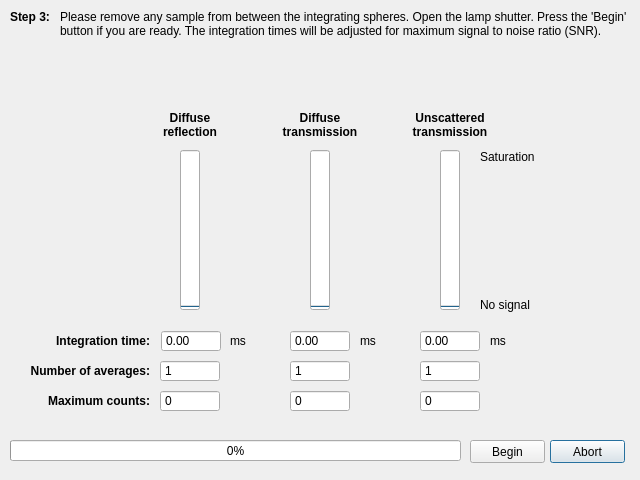
<?xml version="1.0" encoding="UTF-8"?>
<ui version="4.0">
 <class>CalibrateIADPage03</class>
 <widget class="QDialog" name="CalibrateIADPage03">
  <property name="geometry">
   <rect>
    <x>0</x>
    <y>0</y>
    <width>640</width>
    <height>480</height>
   </rect>
  </property>
  <property name="windowTitle">
   <string>Calibration of IAD method</string>
  </property>
  <widget class="QLabel" name="label">
   <property name="geometry">
    <rect>
     <x>60</x>
     <y>10</y>
     <width>571</width>
     <height>31</height>
    </rect>
   </property>
   <property name="text">
    <string>Please remove any sample from between the integrating spheres. Open the lamp shutter. Press the 'Begin' button if you are ready. The integration times will be adjusted for maximum signal to noise ratio (SNR).</string>
   </property>
   <property name="alignment">
    <set>Qt::AlignLeading|Qt::AlignLeft|Qt::AlignTop</set>
   </property>
   <property name="wordWrap">
    <bool>true</bool>
   </property>
  </widget>
  <widget class="QPushButton" name="button_abort">
   <property name="enabled">
    <bool>true</bool>
   </property>
   <property name="geometry">
    <rect>
     <x>550</x>
     <y>440</y>
     <width>75</width>
     <height>23</height>
    </rect>
   </property>
   <property name="text">
    <string>Abort</string>
   </property>
  </widget>
  <widget class="QDoubleSpinBox" name="doubleSpinBox_diffuseReflection_integrationTime">
   <property name="geometry">
    <rect>
     <x>161</x>
     <y>330</y>
     <width>60</width>
     <height>22</height>
    </rect>
   </property>
   <property name="readOnly">
    <bool>true</bool>
   </property>
   <property name="buttonSymbols">
    <enum>QAbstractSpinBox::NoButtons</enum>
   </property>
   <property name="maximum">
    <double>10000.000000000000000</double>
   </property>
   <property name="value">
    <double>0.000000000000000</double>
   </property>
  </widget>
  <widget class="QLabel" name="label_diffuseReflection">
   <property name="geometry">
    <rect>
     <x>150</x>
     <y>110</y>
     <width>80</width>
     <height>30</height>
    </rect>
   </property>
   <property name="font">
    <font>
     <weight>75</weight>
     <bold>true</bold>
    </font>
   </property>
   <property name="text">
    <string>Diffuse reflection</string>
   </property>
   <property name="alignment">
    <set>Qt::AlignCenter</set>
   </property>
   <property name="wordWrap">
    <bool>true</bool>
   </property>
  </widget>
  <widget class="QLabel" name="label_diffuseTransmission">
   <property name="geometry">
    <rect>
     <x>280</x>
     <y>110</y>
     <width>80</width>
     <height>30</height>
    </rect>
   </property>
   <property name="font">
    <font>
     <weight>75</weight>
     <bold>true</bold>
    </font>
   </property>
   <property name="text">
    <string>Diffuse transmission</string>
   </property>
   <property name="alignment">
    <set>Qt::AlignCenter</set>
   </property>
   <property name="wordWrap">
    <bool>true</bool>
   </property>
  </widget>
  <widget class="QDoubleSpinBox" name="doubleSpinBox_diffuseTransmission_integrationTime">
   <property name="geometry">
    <rect>
     <x>290</x>
     <y>330</y>
     <width>60</width>
     <height>22</height>
    </rect>
   </property>
   <property name="readOnly">
    <bool>true</bool>
   </property>
   <property name="buttonSymbols">
    <enum>QAbstractSpinBox::NoButtons</enum>
   </property>
   <property name="maximum">
    <double>10000.000000000000000</double>
   </property>
   <property name="value">
    <double>0.000000000000000</double>
   </property>
  </widget>
  <widget class="QLabel" name="label_4">
   <property name="geometry">
    <rect>
     <x>230</x>
     <y>330</y>
     <width>20</width>
     <height>22</height>
    </rect>
   </property>
   <property name="text">
    <string>ms</string>
   </property>
  </widget>
  <widget class="QLabel" name="label_5">
   <property name="geometry">
    <rect>
     <x>360</x>
     <y>330</y>
     <width>20</width>
     <height>22</height>
    </rect>
   </property>
   <property name="text">
    <string>ms</string>
   </property>
  </widget>
  <widget class="QDoubleSpinBox" name="doubleSpinBox_unscatteredTransmission_integrationTime">
   <property name="geometry">
    <rect>
     <x>420</x>
     <y>330</y>
     <width>60</width>
     <height>22</height>
    </rect>
   </property>
   <property name="readOnly">
    <bool>true</bool>
   </property>
   <property name="buttonSymbols">
    <enum>QAbstractSpinBox::NoButtons</enum>
   </property>
   <property name="maximum">
    <double>10000.000000000000000</double>
   </property>
   <property name="value">
    <double>0.000000000000000</double>
   </property>
  </widget>
  <widget class="QLabel" name="label_6">
   <property name="geometry">
    <rect>
     <x>490</x>
     <y>330</y>
     <width>20</width>
     <height>22</height>
    </rect>
   </property>
   <property name="text">
    <string>ms</string>
   </property>
  </widget>
  <widget class="QLabel" name="label_unscatteredTransmission">
   <property name="geometry">
    <rect>
     <x>410</x>
     <y>110</y>
     <width>80</width>
     <height>30</height>
    </rect>
   </property>
   <property name="font">
    <font>
     <weight>75</weight>
     <bold>true</bold>
    </font>
   </property>
   <property name="text">
    <string>Unscattered transmission</string>
   </property>
   <property name="alignment">
    <set>Qt::AlignCenter</set>
   </property>
   <property name="wordWrap">
    <bool>true</bool>
   </property>
  </widget>
  <widget class="QLabel" name="label_saturation">
   <property name="geometry">
    <rect>
     <x>480</x>
     <y>150</y>
     <width>80</width>
     <height>22</height>
    </rect>
   </property>
   <property name="font">
    <font>
     <weight>50</weight>
     <bold>false</bold>
    </font>
   </property>
   <property name="text">
    <string>Saturation</string>
   </property>
   <property name="alignment">
    <set>Qt::AlignLeading|Qt::AlignLeft|Qt::AlignTop</set>
   </property>
  </widget>
  <widget class="QLabel" name="label_noSignal">
   <property name="geometry">
    <rect>
     <x>480</x>
     <y>290</y>
     <width>80</width>
     <height>22</height>
    </rect>
   </property>
   <property name="font">
    <font>
     <weight>50</weight>
     <bold>false</bold>
    </font>
   </property>
   <property name="text">
    <string>No signal</string>
   </property>
   <property name="alignment">
    <set>Qt::AlignBottom|Qt::AlignLeading|Qt::AlignLeft</set>
   </property>
  </widget>
  <widget class="QProgressBar" name="progressBar">
   <property name="geometry">
    <rect>
     <x>10</x>
     <y>440</y>
     <width>451</width>
     <height>21</height>
    </rect>
   </property>
   <property name="value">
    <number>0</number>
   </property>
  </widget>
  <widget class="QPushButton" name="button_next">
   <property name="enabled">
    <bool>true</bool>
   </property>
   <property name="geometry">
    <rect>
     <x>470</x>
     <y>440</y>
     <width>75</width>
     <height>23</height>
    </rect>
   </property>
   <property name="text">
    <string>Begin</string>
   </property>
  </widget>
  <widget class="QLabel" name="label_10">
   <property name="geometry">
    <rect>
     <x>10</x>
     <y>10</y>
     <width>41</width>
     <height>21</height>
    </rect>
   </property>
   <property name="font">
    <font>
     <weight>75</weight>
     <bold>true</bold>
    </font>
   </property>
   <property name="text">
    <string>Step 3:</string>
   </property>
   <property name="alignment">
    <set>Qt::AlignLeading|Qt::AlignLeft|Qt::AlignTop</set>
   </property>
   <property name="wordWrap">
    <bool>true</bool>
   </property>
  </widget>
  <widget class="QProgressBar" name="progressBar_diffuseReflection">
   <property name="geometry">
    <rect>
     <x>180</x>
     <y>150</y>
     <width>20</width>
     <height>160</height>
    </rect>
   </property>
   <property name="maximum">
    <number>65535</number>
   </property>
   <property name="value">
    <number>0</number>
   </property>
   <property name="textVisible">
    <bool>false</bool>
   </property>
   <property name="orientation">
    <enum>Qt::Vertical</enum>
   </property>
  </widget>
  <widget class="QProgressBar" name="progressBar_diffuseTransmission">
   <property name="geometry">
    <rect>
     <x>310</x>
     <y>150</y>
     <width>20</width>
     <height>160</height>
    </rect>
   </property>
   <property name="maximum">
    <number>65535</number>
   </property>
   <property name="value">
    <number>0</number>
   </property>
   <property name="textVisible">
    <bool>false</bool>
   </property>
   <property name="orientation">
    <enum>Qt::Vertical</enum>
   </property>
  </widget>
  <widget class="QProgressBar" name="progressBar_unscatteredTransmission">
   <property name="geometry">
    <rect>
     <x>440</x>
     <y>150</y>
     <width>20</width>
     <height>160</height>
    </rect>
   </property>
   <property name="maximum">
    <number>65535</number>
   </property>
   <property name="value">
    <number>0</number>
   </property>
   <property name="textVisible">
    <bool>false</bool>
   </property>
   <property name="orientation">
    <enum>Qt::Vertical</enum>
   </property>
  </widget>
  <widget class="QLabel" name="label_11">
   <property name="geometry">
    <rect>
     <x>640</x>
     <y>380</y>
     <width>51</width>
     <height>21</height>
    </rect>
   </property>
   <property name="text">
    <string>No signal</string>
   </property>
   <property name="alignment">
    <set>Qt::AlignBottom|Qt::AlignLeading|Qt::AlignLeft</set>
   </property>
  </widget>
  <widget class="QLabel" name="label_13">
   <property name="geometry">
    <rect>
     <x>640</x>
     <y>240</y>
     <width>51</width>
     <height>21</height>
    </rect>
   </property>
   <property name="text">
    <string>Saturation</string>
   </property>
   <property name="alignment">
    <set>Qt::AlignLeading|Qt::AlignLeft|Qt::AlignTop</set>
   </property>
  </widget>
  <widget class="QLabel" name="label_12">
   <property name="geometry">
    <rect>
     <x>10</x>
     <y>390</y>
     <width>140</width>
     <height>22</height>
    </rect>
   </property>
   <property name="font">
    <font>
     <weight>75</weight>
     <bold>true</bold>
    </font>
   </property>
   <property name="text">
    <string>Maximum counts:</string>
   </property>
   <property name="alignment">
    <set>Qt::AlignRight|Qt::AlignTrailing|Qt::AlignVCenter</set>
   </property>
   <property name="wordWrap">
    <bool>true</bool>
   </property>
  </widget>
  <widget class="QLabel" name="label_14">
   <property name="geometry">
    <rect>
     <x>10</x>
     <y>330</y>
     <width>140</width>
     <height>22</height>
    </rect>
   </property>
   <property name="font">
    <font>
     <weight>75</weight>
     <bold>true</bold>
    </font>
   </property>
   <property name="text">
    <string>Integration time:</string>
   </property>
   <property name="alignment">
    <set>Qt::AlignRight|Qt::AlignTrailing|Qt::AlignVCenter</set>
   </property>
   <property name="wordWrap">
    <bool>true</bool>
   </property>
  </widget>
  <widget class="QLabel" name="label_15">
   <property name="geometry">
    <rect>
     <x>10</x>
     <y>360</y>
     <width>140</width>
     <height>22</height>
    </rect>
   </property>
   <property name="font">
    <font>
     <weight>75</weight>
     <bold>true</bold>
    </font>
   </property>
   <property name="text">
    <string>Number of averages:</string>
   </property>
   <property name="alignment">
    <set>Qt::AlignRight|Qt::AlignTrailing|Qt::AlignVCenter</set>
   </property>
   <property name="wordWrap">
    <bool>true</bool>
   </property>
  </widget>
  <widget class="QSpinBox" name="spinBox_diffuseReflection_numberOfAverages">
   <property name="geometry">
    <rect>
     <x>160</x>
     <y>360</y>
     <width>60</width>
     <height>22</height>
    </rect>
   </property>
   <property name="readOnly">
    <bool>true</bool>
   </property>
   <property name="buttonSymbols">
    <enum>QAbstractSpinBox::NoButtons</enum>
   </property>
   <property name="minimum">
    <number>1</number>
   </property>
   <property name="maximum">
    <number>1000</number>
   </property>
  </widget>
  <widget class="QSpinBox" name="spinBox_diffuseTransmission_numberOfAverages">
   <property name="geometry">
    <rect>
     <x>290</x>
     <y>360</y>
     <width>60</width>
     <height>22</height>
    </rect>
   </property>
   <property name="readOnly">
    <bool>true</bool>
   </property>
   <property name="buttonSymbols">
    <enum>QAbstractSpinBox::NoButtons</enum>
   </property>
   <property name="minimum">
    <number>1</number>
   </property>
   <property name="maximum">
    <number>1000</number>
   </property>
  </widget>
  <widget class="QSpinBox" name="spinBox_unscatteredTransmission_numberOfAverages">
   <property name="geometry">
    <rect>
     <x>420</x>
     <y>360</y>
     <width>60</width>
     <height>22</height>
    </rect>
   </property>
   <property name="readOnly">
    <bool>true</bool>
   </property>
   <property name="buttonSymbols">
    <enum>QAbstractSpinBox::NoButtons</enum>
   </property>
   <property name="minimum">
    <number>1</number>
   </property>
   <property name="maximum">
    <number>1000</number>
   </property>
  </widget>
  <widget class="QSpinBox" name="spinBox_diffuseReflection_counts">
   <property name="geometry">
    <rect>
     <x>160</x>
     <y>390</y>
     <width>60</width>
     <height>22</height>
    </rect>
   </property>
   <property name="readOnly">
    <bool>true</bool>
   </property>
   <property name="buttonSymbols">
    <enum>QAbstractSpinBox::NoButtons</enum>
   </property>
   <property name="minimum">
    <number>0</number>
   </property>
   <property name="maximum">
    <number>65535</number>
   </property>
  </widget>
  <widget class="QSpinBox" name="spinBox_diffuseTransmission_counts">
   <property name="geometry">
    <rect>
     <x>290</x>
     <y>390</y>
     <width>60</width>
     <height>22</height>
    </rect>
   </property>
   <property name="readOnly">
    <bool>true</bool>
   </property>
   <property name="buttonSymbols">
    <enum>QAbstractSpinBox::NoButtons</enum>
   </property>
   <property name="minimum">
    <number>0</number>
   </property>
   <property name="maximum">
    <number>65535</number>
   </property>
  </widget>
  <widget class="QSpinBox" name="spinBox_unscatteredTransmission_counts">
   <property name="geometry">
    <rect>
     <x>420</x>
     <y>390</y>
     <width>60</width>
     <height>22</height>
    </rect>
   </property>
   <property name="readOnly">
    <bool>true</bool>
   </property>
   <property name="buttonSymbols">
    <enum>QAbstractSpinBox::NoButtons</enum>
   </property>
   <property name="minimum">
    <number>0</number>
   </property>
   <property name="maximum">
    <number>65535</number>
   </property>
  </widget>
 </widget>
 <resources/>
 <connections/>
</ui>
